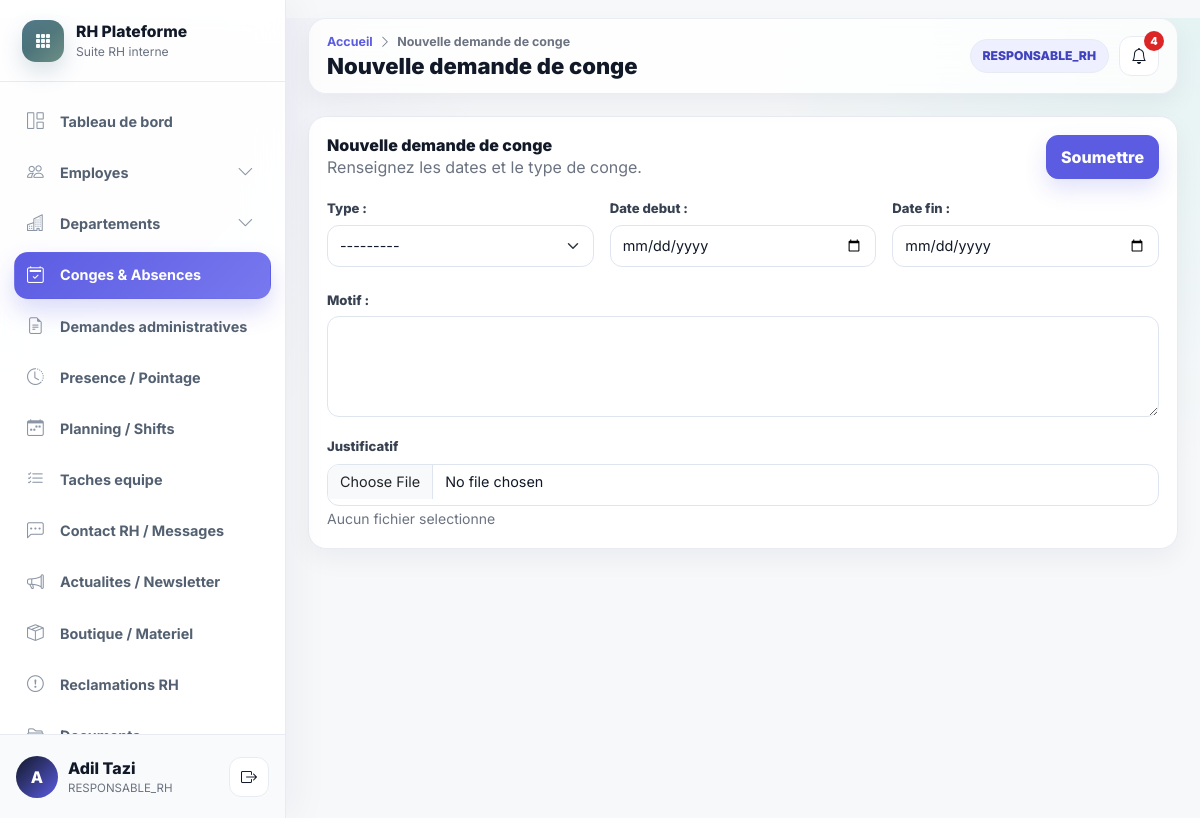
Screenshot of /conges/nouveau (signed in) with the database file from the repository.
### accounts/models.py (models this page shows, shortened)
class UtilisateurProfile(models.Model):
    user = models.OneToOneField(settings.AUTH_USER_MODEL, on_delete=models.CASCADE, related_name="profile")
    role = models.CharField(max_length=40, choices=Role.choices)
    actif = models.BooleanField(default=True)
    employe = models.OneToOneField(
        "hr.Employe",
        on_delete=models.SET_NULL,
        null=True,
        blank=True,
        related_name="utilisateur_profile",
    )
    class Meta:
        verbose_name = "Utilisateur"
        verbose_name_plural = "Utilisateurs"

### hr/models.py (models this page shows, shortened)
class Employe(models.Model):
    matricule = models.CharField(max_length=100, unique=True)
    nom = models.CharField(max_length=255)
    prenom = models.CharField(max_length=255)
    email = models.EmailField()
    telephone = models.CharField(max_length=80, blank=True)
    date_naissance = models.DateField(null=True, blank=True)
    date_embauche = models.DateField()
    adresse = models.TextField(blank=True)
    photo = models.ImageField(upload_to="uploads/photos/", null=True, blank=True)
    departement = models.ForeignKey(Departement, on_delete=models.SET_NULL, null=True, blank=True, related_name="employes")
    service = models.ForeignKey(Service, on_delete=models.SET_NULL, null=True, blank=True, related_name="employes")
    poste = models.ForeignKey(Poste, on_delete=models.SET_NULL, null=True, blank=True, related_name="employes")
    responsable = models.ForeignKey("self", on_delete=models.SET_NULL, null=True, blank=True, related_name="collaborateurs")
    localisation = models.CharField(max_length=255, blank=True, default="Casablanca")
    actif = models.BooleanField(default=True)
    created_at = models.DateTimeField(auto_now_add=True)
    updated_at = models.DateTimeField(auto_now=True)
    class Meta:
        ordering = ["nom", "prenom"]
    @property
    def nom_complet(self):
        return f"{self.prenom or ''} {self.nom or ''}".strip()

### hr/views.py (the view)
# urls.py: path("conges/nouveau", views.conge_create, name="conge_create"),
@login_required
def conge_create(request):
    return render(request, "conges/form.html", {"page_title": "Nouvelle demande de conge", "form": DemandeCongeForm()})

### hr/forms.py (shortened to what this page needs)
class DemandeCongeForm(BootstrapModelForm):
    def __init__(self, *args, employee=None, **kwargs):
        self.employee = employee
        super().__init__(*args, **kwargs)
    class Meta:
        model = DemandeConge
        fields = ["type", "date_debut", "date_fin", "motif"]
        widgets = {
            "date_debut": forms.DateInput(attrs={"type": "date", "id": "dateDebut"}),
            "date_fin": forms.DateInput(attrs={"type": "date", "id": "dateFin"}),
            "motif": forms.Textarea(attrs={"rows": 4}),
        }

### templates/conges/form.html (shortened to what this page needs)
{% extends "base.html" %}
{% block content %}
<form class="form-panel" method="post" action="{% url 'conge_submit' %}" enctype="multipart/form-data">
    <div class="panel-header"><div><h3>Nouvelle demande de conge</h3><p class="mb-0">Renseignez les dates et le type de conge.</p></div><button class="btn btn-accent">Soumettre</button></div>
    <div class="row g-3">
        <div class="col-md-4">{{ form.type.label_tag }}{{ form.type }}</div>
        <div class="col-md-4">{{ form.date_debut.label_tag }}{{ form.date_debut }}</div>
        <div class="col-md-4">{{ form.date_fin.label_tag }}{{ form.date_fin }}<div id="nombreJours" class="text-soft mt-1"></div></div>
        <div class="col-12">{{ form.motif.label_tag }}{{ form.motif }}</div>
        <div class="col-12 file-field"><label class="form-label">Justificatif</label><input class="form-control" type="file" name="justificatif"><small class="selected-file text-soft">Aucun fichier selectionne</small></div>
    </div>
</form>
{% endblock %}

### templates/base.html (shortened to what this page needs)
{% load static message_tags %}
<!DOCTYPE html>
<html lang="fr">
<head>
    <link href="https://cdn.jsdelivr.net/npm/bootstrap@5.3.3/dist/css/bootstrap.min.css" rel="stylesheet">
    <link href="https://cdn.jsdelivr.net/npm/bootstrap-icons@1.11.3/font/bootstrap-icons.css" rel="stylesheet">
    <link rel="stylesheet" href="{% static 'css/main.css' %}?v=premium-rh-saas-1">
</head>
<body class="app-body">
<div class="app-shell">
    <aside id="sidebar" class="app-sidebar">
        <div class="sidebar-brand">
            <div class="brand-mark"><i class="bi bi-grid-3x3-gap-fill"></i></div>
            <div class="brand-copy">
                <div class="brand-title">RH Plateforme</div>
                <div class="brand-subtitle">Suite RH interne</div>
            </div>
        </div>
        <nav class="sidebar-nav" aria-label="Navigation principale">
            <a href="{% url 'dashboard' %}" class="sidebar-item nav-link" data-route="/dashboard"><i class="bi bi-grid-1x2"></i><span>Tableau de bord</span></a>
            <div class="sidebar-group" data-group-route="/employes">
                <button class="sidebar-item sidebar-parent nav-link {% if nav_module == 'employes' %}active{% endif %}" type="button" data-bs-toggle="collapse" data-bs-target="#menuEmployes" aria-expanded="{% if nav_module == 'employes' %}true{% else %}false{% endif %}">
                    <i class="bi bi-people"></i><span>Employes</span><i class="bi bi-chevron-down ms-auto"></i>
                </button>
            </div>
            {% if utilisateur_connecte.role == "ADMIN" or utilisateur_connecte.role == "RESPONSABLE_RH" %}
                <div class="sidebar-group" data-group-route="/departements">
                    <button class="sidebar-item sidebar-parent nav-link {% if nav_module == 'departements' %}active{% endif %}" type="button" data-bs-toggle="collapse" data-bs-target="#menuDepartements" aria-expanded="{% if nav_module == 'departements' %}true{% else %}false{% endif %}">
                        <i class="bi bi-buildings"></i><span>Departements</span><i class="bi bi-chevron-down ms-auto"></i>
                    </button>
                </div>
            {% endif %}
            <a href="{% url 'conges_list' %}" class="sidebar-item nav-link" data-route="/conges"><i class="bi bi-calendar2-check"></i><span>Conges & Absences</span></a>
            <a href="{% url 'demandes_list' %}" class="sidebar-item nav-link" data-route="/demandes"><i class="bi bi-file-earmark-text"></i><span>Demandes administratives</span></a>
            <a href="{% url 'attendance' %}" class="sidebar-item nav-link" data-route="/pointage"><i class="bi bi-clock-history"></i><span>Presence / Pointage</span></a>
            <a href="{% url 'planning' %}" class="sidebar-item nav-link" data-route="/planning"><i class="bi bi-calendar-week"></i><span>Planning / Shifts</span></a>
            <a href="{% url 'team_tasks' %}" class="sidebar-item nav-link" data-route="/taches"><i class="bi bi-list-check"></i><span>Taches equipe</span></a>
            <a href="{% url 'rh_messages' %}" class="sidebar-item nav-link" data-route="/messages-rh"><i class="bi bi-chat-left-dots"></i><span>Contact RH / Messages</span></a>
            <a href="{% url 'news_list' %}" class="sidebar-item nav-link" data-route="/actualites"><i class="bi bi-megaphone"></i><span>Actualites / Newsletter</span></a>
            <a href="{% url 'shop' %}" class="sidebar-item nav-link" data-route="/boutique"><i class="bi bi-box-seam"></i><span>Boutique / Materiel</span></a>
            <a href="{% url 'reclamations' %}" class="sidebar-item nav-link" data-route="/reclamations"><i class="bi bi-exclamation-circle"></i><span>Reclamations RH</span></a>
            <a href="{% url 'documents_list' %}" class="sidebar-item nav-link" data-route="/documents"><i class="bi bi-folder2-open"></i><span>Documents</span></a>
        </nav>
        <div class="sidebar-user">
            <div class="user-avatar"><span>{{ utilisateur_connecte.employe.prenom|first|default:"U" }}</span></div>
            <div class="user-meta">
                <div class="user-name">{{ utilisateur_connecte.employe.nom_complet|default:"Utilisateur" }}</div>
                <div class="user-role">{{ utilisateur_connecte.role|default:"Session" }}</div>
            </div>
            <form action="{% url 'logout' %}" method="post" class="ms-auto">
                <button type="submit" class="btn btn-rh-icon" title="Se deconnecter"><i class="bi bi-box-arrow-right"></i></button>
            </form>
        </div>
    </aside>
    <main id="main-content" class="app-main">
        <nav class="app-topbar">
            <div class="page-header">
                <div class="breadcrumb-line">
                    <a href="{% url 'dashboard' %}">Accueil</a>
                    <i class="bi bi-chevron-right"></i>
                    <span>{{ page_title|default:"Page" }}</span>
                </div>
                <h1 class="page-title">{{ page_title|default:"Page" }}</h1>
            </div>
            <div class="topbar-actions">
                <span class="role-pill">{{ utilisateur_connecte.role|default:"Utilisateur" }}</span>
                <a href="{% url 'notifications_list' %}" class="btn btn-rh-icon position-relative" title="Notifications">
                    <i class="bi bi-bell"></i>
                    {% if notifications_non_lues > 0 %}<span class="topbar-badge">{{ notifications_non_lues }}</span>{% endif %}
                </a>
            </div>
        </nav>
        <div class="app-content">
            {% block content %}{% endblock %}
        </div>
    </main>
</div>
</body>
</html>

### rows the page displays
UtilisateurProfile: employe.prenom|first "A", employe.nom_complet "Adil Tazi", role "RESPONSABLE_RH"

### other values shown
{{ page_title|default:"Page" }} "Nouvelle demande de conge"
{{ notifications_non_lues }} "4"
